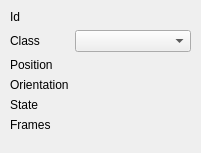
<?xml version="1.0" encoding="UTF-8"?>
<ui version="4.0">
 <class>BoundingBoxInformation_ui</class>
 <widget class="QWidget" name="BoundingBoxInformation_ui">
  <property name="geometry">
   <rect>
    <x>0</x>
    <y>0</y>
    <width>201</width>
    <height>153</height>
   </rect>
  </property>
  <property name="windowTitle">
   <string>Form</string>
  </property>
  <widget class="QWidget" name="formLayoutWidget">
   <property name="geometry">
    <rect>
     <x>10</x>
     <y>10</y>
     <width>181</width>
     <height>131</height>
    </rect>
   </property>
   <layout class="QFormLayout" name="formLayout">
    <item row="1" column="0">
     <widget class="QLabel" name="label_2">
      <property name="text">
       <string>Class</string>
      </property>
     </widget>
    </item>
    <item row="1" column="1">
     <widget class="QComboBox" name="comboBox_BB_Class"/>
    </item>
    <item row="2" column="0">
     <widget class="QLabel" name="label_4">
      <property name="text">
       <string>Position</string>
      </property>
     </widget>
    </item>
    <item row="2" column="1">
     <widget class="QLabel" name="label_BB_Position">
      <property name="text">
       <string/>
      </property>
     </widget>
    </item>
    <item row="3" column="0">
     <widget class="QLabel" name="label_5">
      <property name="text">
       <string>Orientation</string>
      </property>
     </widget>
    </item>
    <item row="3" column="1">
     <widget class="QLabel" name="label_BB_Orientation">
      <property name="text">
       <string/>
      </property>
     </widget>
    </item>
    <item row="5" column="0">
     <widget class="QLabel" name="label_8">
      <property name="text">
       <string>Frames</string>
      </property>
     </widget>
    </item>
    <item row="5" column="1">
     <widget class="QLabel" name="label_BB_Frames">
      <property name="text">
       <string/>
      </property>
     </widget>
    </item>
    <item row="0" column="1">
     <widget class="QLabel" name="label_BB_Id">
      <property name="text">
       <string/>
      </property>
     </widget>
    </item>
    <item row="0" column="0">
     <widget class="QLabel" name="label">
      <property name="text">
       <string>Id</string>
      </property>
     </widget>
    </item>
    <item row="4" column="0">
     <widget class="QLabel" name="label_3">
      <property name="text">
       <string>State</string>
      </property>
     </widget>
    </item>
    <item row="4" column="1">
     <widget class="QLabel" name="label_BB_State">
      <property name="text">
       <string/>
      </property>
     </widget>
    </item>
   </layout>
  </widget>
 </widget>
 <resources/>
 <connections/>
</ui>
